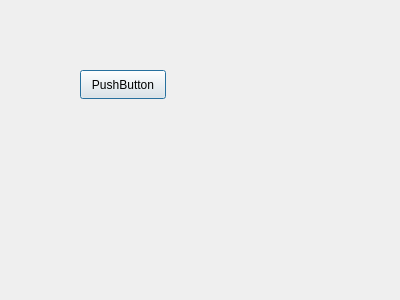
<?xml version="1.0" encoding="UTF-8"?>
<ui version="4.0">
 <class>DLL_GUI</class>
 <widget class="QDialog" name="DLL_GUI">
  <property name="geometry">
   <rect>
    <x>0</x>
    <y>0</y>
    <width>400</width>
    <height>300</height>
   </rect>
  </property>
  <property name="windowTitle">
   <string>Dialog</string>
  </property>
  <widget class="QPushButton" name="pushButton">
   <property name="geometry">
    <rect>
     <x>80</x>
     <y>70</y>
     <width>86</width>
     <height>29</height>
    </rect>
   </property>
   <property name="text">
    <string>PushButton</string>
   </property>
  </widget>
 </widget>
 <resources/>
 <connections/>
</ui>
